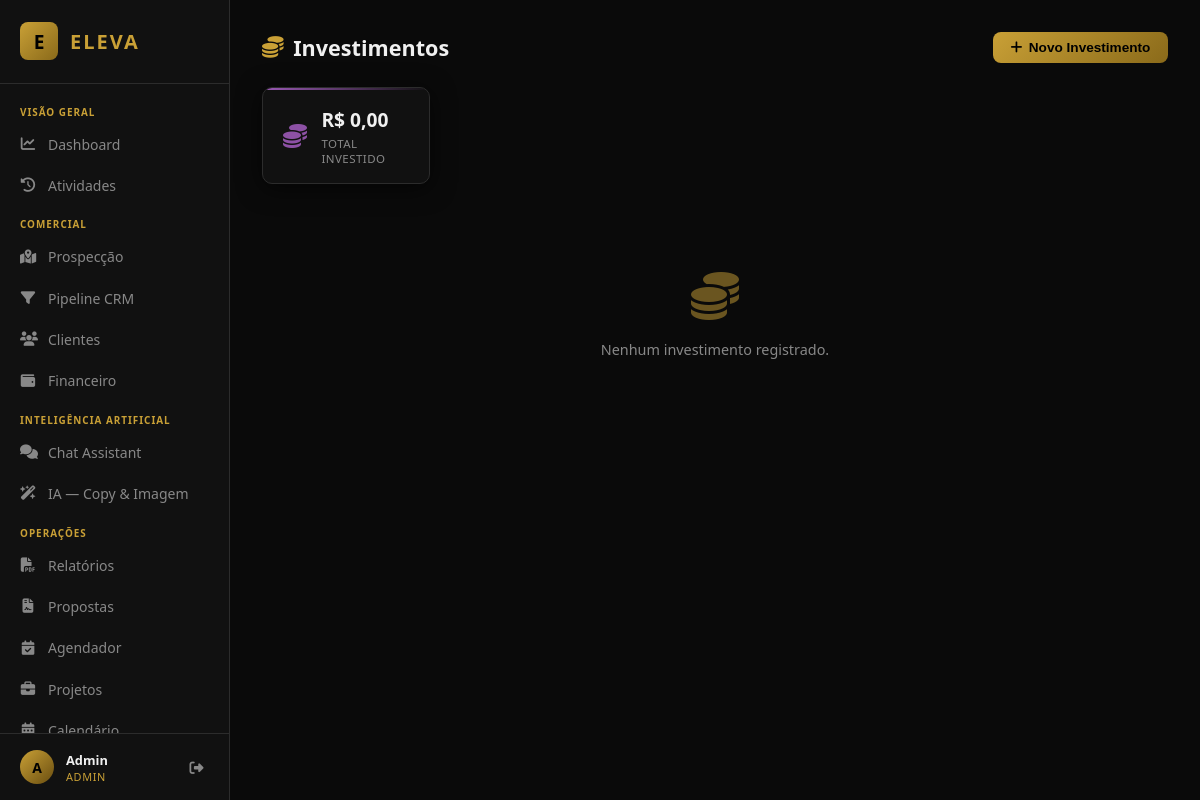
The page /investimentos (signed in) on the database its author committed.
### tables this page shows
CREATE TABLE users (
            id INTEGER PRIMARY KEY AUTOINCREMENT,
            name TEXT NOT NULL,
            email TEXT UNIQUE NOT NULL,
            password_hash TEXT NOT NULL,
            role TEXT DEFAULT 'ceo',
            created_at TEXT DEFAULT (datetime('now','localtime'))
        );

### main.py (the view)
@app.get("/investimentos", response_class=HTMLResponse)
def investimentos_page(request: Request):
    user = require_user(request)
    conn = get_db()
    rows = conn.execute("SELECT i.*, u.name as creator FROM investments i LEFT JOIN users u ON i.created_by=u.id ORDER BY i.date DESC").fetchall()
    total = conn.execute("SELECT COALESCE(SUM(value),0) FROM investments").fetchone()[0]
    by_category = conn.execute("SELECT category, COALESCE(SUM(value),0) as total FROM investments GROUP BY category").fetchall()
    conn.close()
    return templates.TemplateResponse("investimentos.html", {"request": request, "user": dict(user), "investments": [dict(r) for r in rows], "total": total, "by_category": [dict(r) for r in by_category]})

### templates/investimentos.html (shortened to what this page needs)
{% extends "base.html" %}
{% block content %}
<div class="page-header">
  <h2><i class="fa fa-coins"></i> Investimentos</h2>
  <button class="btn btn-primary" onclick="openModal('modal-novo-inv')">
    <i class="fa fa-plus"></i> Novo Investimento
  </button>
</div>
<div class="kpi-grid small">
  <div class="kpi-card purple">
    <div class="kpi-icon"><i class="fa fa-coins"></i></div>
    <div class="kpi-body">
      <span class="kpi-value">R$ {{ "%.2f"|format(total)|replace(".",",") }}</span>
      <span class="kpi-label">Total Investido</span>
    </div>
  </div>
</div>
{% if investments %}
<div class="table-wrapper">
  <table class="table">
    <thead>
      <tr><th>Descrição</th><th>Categoria</th><th>Valor</th><th>Data</th><th>Observações</th><th>Ações</th></tr>
    </thead>
    <tbody>
      {% for inv in investments %}
      <tr>
        <td><strong>{{ inv.description }}</strong></td>
        <td><span class="tag">{{ inv.category }}</span></td>
        <td class="money">R$ {{ "%.2f"|format(inv.value)|replace(".",",") }}</td>
        <td>{{ inv.date or '—' }}</td>
        <td class="muted">{{ inv.notes or '—' }}</td>
        <td class="actions">
          <form method="post" action="/investimentos/{{ inv.id }}/deletar" style="display:inline"
                onsubmit="return confirm('Remover investimento?')">
            <button class="btn btn-sm btn-danger"><i class="fa fa-trash"></i></button>
          </form>
        </td>
      </tr>
      {% endfor %}
    </tbody>
  </table>
</div>
{% else %}
<div class="empty-state large"><i class="fa fa-coins"></i><p>Nenhum investimento registrado.</p></div>
{% endif %}
{% endblock %}

### templates/base.html (shortened to what this page needs)
<!DOCTYPE html>
<html lang="pt-BR">
<head>
  <link rel="stylesheet" href="/static/css/style.css"/>
  <link rel="stylesheet" href="https://cdnjs.cloudflare.com/ajax/libs/font-awesome/6.5.0/css/all.min.css"/>
</head>
<body>
  <nav class="sidebar" id="sidebar">
    <div class="sidebar-brand">
      <span class="brand-icon">E</span>
      <span class="brand-name">ELEVA</span>
    </div>
    <ul class="sidebar-nav">
      <li class="nav-section">VISÃO GERAL</li>
      <li><a href="/" class="{% if request.url.path == '/' %}active{% endif %}" onclick="closeSidebar()">
        <i class="fa fa-chart-line"></i><span>Dashboard</span>
      </a></li>
      <li><a href="/atividades" class="{% if '/atividades' in request.url.path %}active{% endif %}" onclick="closeSidebar()">
        <i class="fa fa-clock-rotate-left"></i><span>Atividades</span>
      </a></li>
      <li class="nav-section">COMERCIAL</li>
      <li><a href="/prospeccao" class="{% if '/prospeccao' in request.url.path %}active{% endif %}" onclick="closeSidebar()">
        <i class="fa fa-map-location-dot"></i><span>Prospecção</span>
      </a></li>
      <li><a href="/pipeline" class="{% if '/pipeline' in request.url.path %}active{% endif %}" onclick="closeSidebar()">
        <i class="fa fa-filter"></i><span>Pipeline CRM</span>
      </a></li>
      <li><a href="/clientes" class="{% if '/clientes' in request.url.path %}active{% endif %}" onclick="closeSidebar()">
        <i class="fa fa-users"></i><span>Clientes</span>
      </a></li>
      <li><a href="/financeiro" class="{% if '/financeiro' in request.url.path %}active{% endif %}" onclick="closeSidebar()">
        <i class="fa fa-wallet"></i><span>Financeiro</span>
      </a></li>
      <li class="nav-section">INTELIGÊNCIA ARTIFICIAL</li>
      <li><a href="/chat" class="{% if '/chat' in request.url.path %}active{% endif %}" onclick="closeSidebar()">
        <i class="fa fa-comments"></i><span>Chat Assistant</span>
      </a></li>
      <li><a href="/ia" class="{% if '/ia' in request.url.path %}active{% endif %}" onclick="closeSidebar()">
        <i class="fa fa-wand-magic-sparkles"></i><span>IA — Copy & Imagem</span>
      </a></li>
      <li class="nav-section">OPERAÇÕES</li>
      <li><a href="/relatorios" class="{% if '/relatorios' in request.url.path %}active{% endif %}" onclick="closeSidebar()">
        <i class="fa fa-file-pdf"></i><span>Relatórios</span>
      </a></li>
      <li><a href="/propostas" class="{% if '/propostas' in request.url.path %}active{% endif %}" onclick="closeSidebar()">
        <i class="fa fa-file-contract"></i><span>Propostas</span>
      </a></li>
      <li><a href="/agendador" class="{% if '/agendador' in request.url.path %}active{% endif %}" onclick="closeSidebar()">
        <i class="fa fa-calendar-check"></i><span>Agendador</span>
      </a></li>
      <li><a href="/projetos" class="{% if '/projetos' in request.url.path %}active{% endif %}" onclick="closeSidebar()">
        <i class="fa fa-briefcase"></i><span>Projetos</span>
      </a></li>
      <li><a href="/calendario" class="{% if '/calendario' in request.url.path %}active{% endif %}" onclick="closeSidebar()">
        <i class="fa fa-calendar-days"></i><span>Calendário</span>
      </a></li>
    </ul>
    <div class="sidebar-user">
      <div class="user-avatar">{{ user.name[0]|upper }}</div>
      <div class="user-info">
        <span class="user-name">{{ user.name }}</span>
        <span class="user-role">{{ user.role }}</span>
      </div>
      <a href="/logout" class="logout-btn" title="Sair"><i class="fa fa-sign-out-alt"></i></a>
    </div>
  </nav>
  <main class="main-content">
    <div class="page-container">
      {% block content %}{% endblock %}
    </div>
  </main>
</body>
</html>

### rows shown on the page
users: name "A", name "Admin", role "ADMIN"

### other values the page prints
{{ "%.2f"|format(total)|replace(".",",") }} "0,00"
